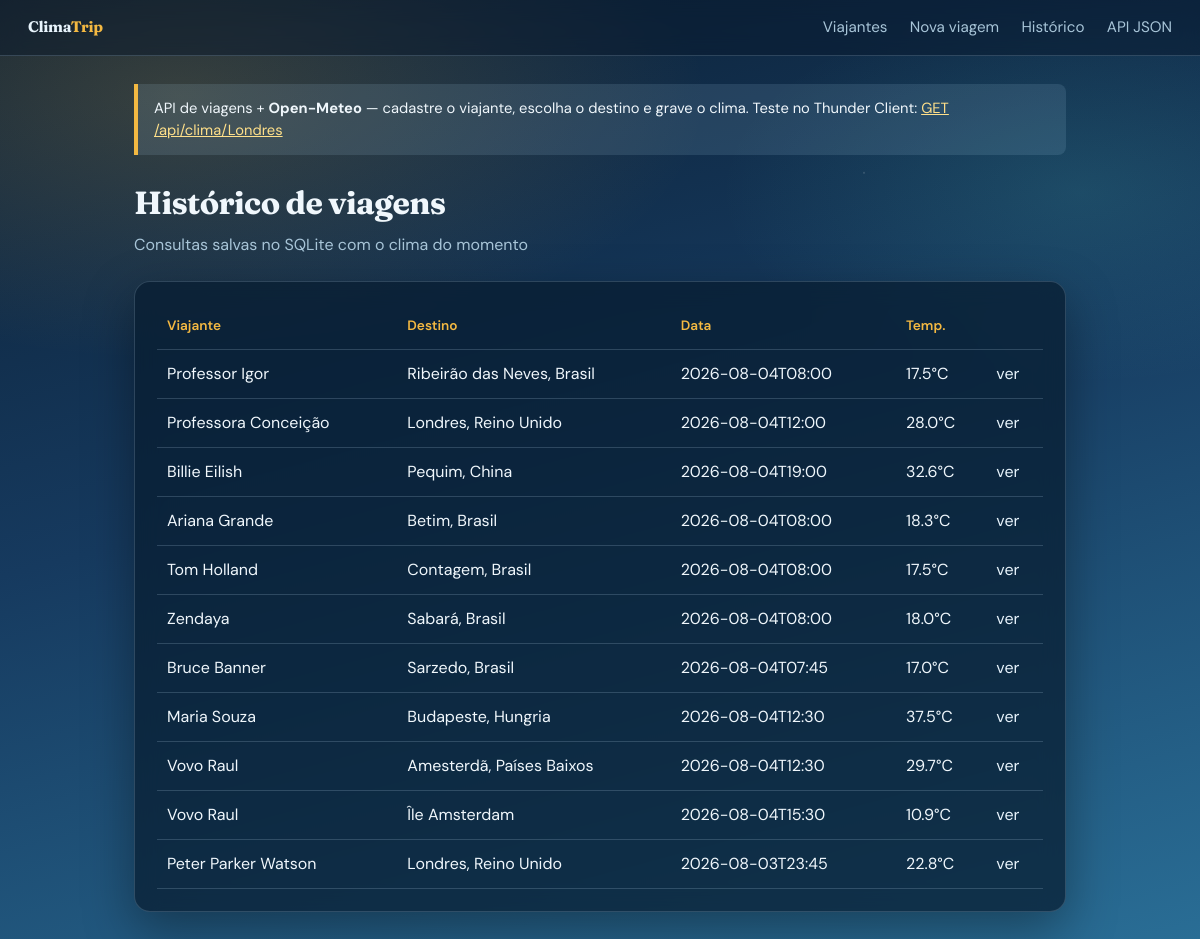
Page /viagens on the committed database.
### models/viagem.py (models this page shows, shortened)
class Viagem(ModeloBase):
    __tablename__ = "viagens"
    viajante_id = db.Column(db.Integer, db.ForeignKey("viajantes.id"), nullable=False)
    destino = db.Column(db.String(120), nullable=False)
    pais = db.Column(db.String(80), default="")
    latitude = db.Column(db.Float, nullable=False)
    longitude = db.Column(db.Float, nullable=False)
    data_consulta = db.Column(db.String(30), nullable=False)
    temperatura_c = db.Column(db.Float, nullable=False)
    vento_kmh = db.Column(db.Float, nullable=False)
    umidade = db.Column(db.Integer, nullable=True)
    codigo_clima = db.Column(db.Integer, nullable=True)
    descricao_clima = db.Column(db.String(80), default="")
    viajante = db.relationship("Viajante", back_populates="viagens")
    @classmethod
    def listar(cls):
        return cls.query.order_by(cls.id.desc()).all()

### models/viajante.py (models this page shows, shortened)
class Viajante(ModeloBase):
    __tablename__ = "viajantes"
    nome = db.Column(db.String(120), nullable=False, unique=True)
    viagens = db.relationship(
        "Viagem",
        back_populates="viajante",
        cascade="all, delete-orphan",
        lazy="dynamic",
    )

### controllers/viagens_controller.py (the view)
@viagens_bp.route("/viagens")
def lista_viagens():
    return render_template("lista_viagens.html", viagens=Viagem.listar())

### views/templates/lista_viagens.html (shortened to what this page needs)
{% extends "layout.html" %}
{% block content %}
<h1>Histórico de viagens</h1>
<p class="subtitulo">Consultas salvas no SQLite com o clima do momento</p>
<section class="painel">
    {% if viagens %}
    <table class="tabela">
        <thead>
            <tr>
                <th>Viajante</th>
                <th>Destino</th>
                <th>Data</th>
                <th>Temp.</th>
                <th></th>
            </tr>
        </thead>
        <tbody>
            {% for v in viagens %}
            <tr>
                <td>{{ v.viajante.nome }}</td>
                <td>{{ v.destino }}{% if v.pais %}, {{ v.pais }}{% endif %}</td>
                <td>{{ v.data_consulta }}</td>
                <td>{{ v.temperatura_c }}°C</td>
                <td><a href="{{ url_for('viagens.detalhe_viagem', viagem_id=v.id) }}">ver</a></td>
            </tr>
            {% endfor %}
        </tbody>
    </table>
    {% else %}
    <p class="vazio">Nenhuma viagem registrada.</p>
    {% endif %}
</section>
{% endblock %}

### views/static/css/style.css (style rules this page uses)
* { box-sizing: border-box; }
:root { --céu-topo: #0b1f33; --céu-meio: #163a5f; --céu-baixo: #2a6f97; --névoa: rgba(186, 230, 253, 0.12); --sol: #f4b942; --sol-suave: #ffe08a; --gelo: #e8f4fc; --texto: #f0f7fc; --texto-suave: #a8c5d8; --card: rgba(8, 28, 48, 0.72); --borda: rgba(168, 197, 216, 0.22); --erro: #ff7b72; --sucesso: #5eead4; --sombra: 0 18px 50px rgba(0, 0, 0, 0.35); }
body { margin: 0; min-height: 100vh; font-family: "DM Sans", sans-serif; color: var(--texto); background: radial-gradient(ellipse 80% 50% at 15% 10%, rgba(244, 185, 66, 0.18), transparent 55%), radial-gradient(ellipse 60% 40% at 90% 20%, rgba(94, 234, 212, 0.12), transparent 50%), linear-gradient(165deg, var(--céu-topo) 0%, var(--céu-meio) 45%, var(--céu-baixo) 100%); background-attachment: fixed; line-height: 1.5; }
body::before { content: ""; position: fixed; inset: 0; pointer-events: none; background-image: radial-gradient(1.5px 1.5px at 12% 22%, rgba(255, 255, 255, 0.35), transparent), radial-gradient(1px 1px at 38% 68%, rgba(255, 255, 255, 0.25), transparent), radial-gradient(1.5px 1.5px at 72% 18%, rgba(255, 255, 255, 0.3), transparent), radial-gradient(1px 1px at 88% 55%, rgba(255, 255, 255, 0.2), transparent); animation: drift 40s linear infinite; opacity: 0.7; z-index: 0; }
h1 { font-family: "Fraunces", serif; font-size: 2rem; margin: 0 0 0.35rem; letter-spacing: -0.02em; }
.subtitulo { color: var(--texto-suave); margin: 0 0 1.5rem; }
.painel { background: var(--card); border: 1px solid var(--borda); border-radius: 16px; padding: 1.4rem; box-shadow: var(--sombra); backdrop-filter: blur(12px); animation: fade-up 0.75s ease both; }
.tabela { width: 100%; border-collapse: collapse; }
.tabela th, .tabela td { padding: 0.75rem 0.6rem; text-align: left; border-bottom: 1px solid var(--borda); }
.tabela th { color: var(--sol); font-weight: 600; font-size: 0.85rem; }
.tabela a { color: var(--gelo); text-decoration: none; }

### rows in the picture
Viagem: viajante.nome "Professor Igor", destino "Ribeirão das Neves", pais "Brasil", data_consulta "2026-08-04T08:00", temperatura_c "17.5"
Viagem: viajante.nome "Professora Conceição", destino "Londres", pais "Reino Unido", data_consulta "2026-08-04T12:00", temperatura_c "28.0"
Viagem: viajante.nome "Billie Eilish", destino "Pequim", pais "China", data_consulta "2026-08-04T19:00", temperatura_c "32.6"
Viagem: viajante.nome "Ariana Grande", destino "Betim", pais "Brasil", data_consulta "2026-08-04T08:00", temperatura_c "18.3"
Viagem: viajante.nome "Tom Holland", destino "Contagem", pais "Brasil", data_consulta "2026-08-04T08:00", temperatura_c "17.5"
Viagem: viajante.nome "Zendaya", destino "Sabará", pais "Brasil", data_consulta "2026-08-04T08:00", temperatura_c "18.0"
Viagem: viajante.nome "Bruce Banner", destino "Sarzedo", pais "Brasil", data_consulta "2026-08-04T07:45", temperatura_c "17.0"
Viagem: viajante.nome "Maria Souza", destino "Budapeste", pais "Hungria", data_consulta "2026-08-04T12:30", temperatura_c "37.5"
Viagem: viajante.nome "Vovo Raul", destino "Amesterdã", pais "Países Baixos", data_consulta "2026-08-04T12:30", temperatura_c "29.7"
Viagem: viajante.nome "Vovo Raul", destino "Île Amsterdam", data_consulta "2026-08-04T15:30", temperatura_c "10.9"
Viagem: viajante.nome "Peter Parker Watson", destino "Londres", pais "Reino Unido", data_consulta "2026-08-03T23:45", temperatura_c "22.8"
